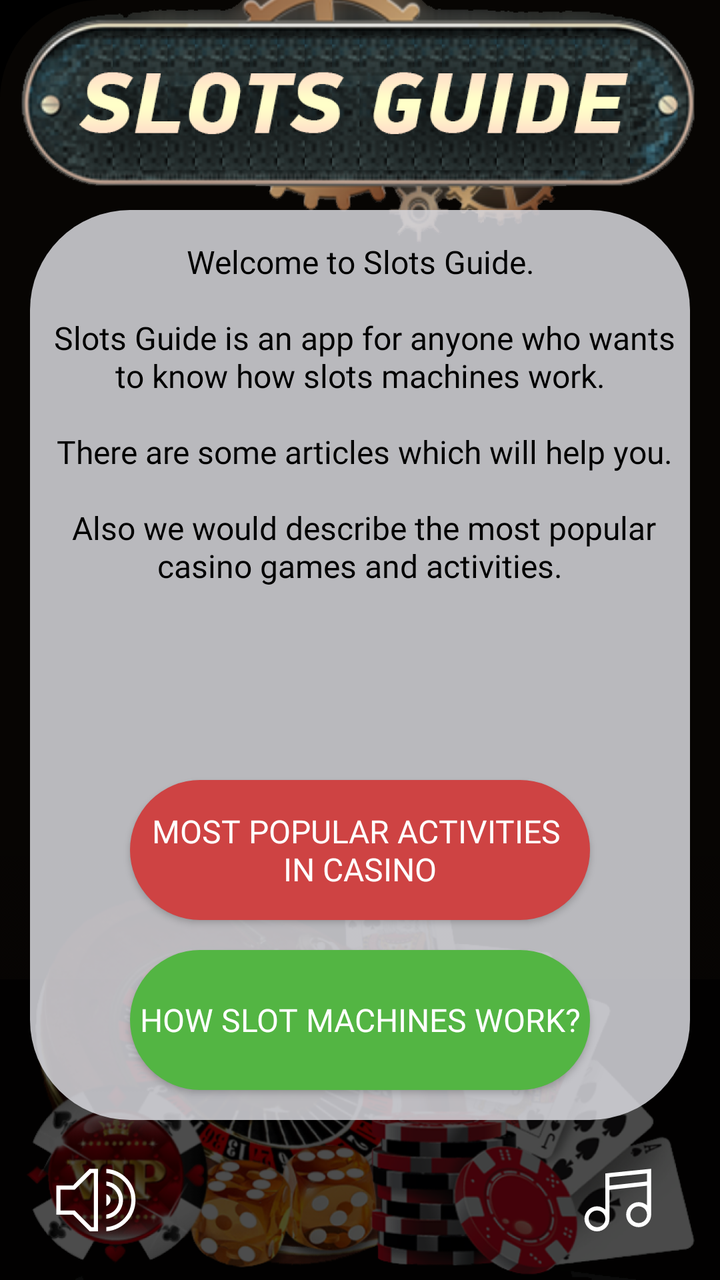
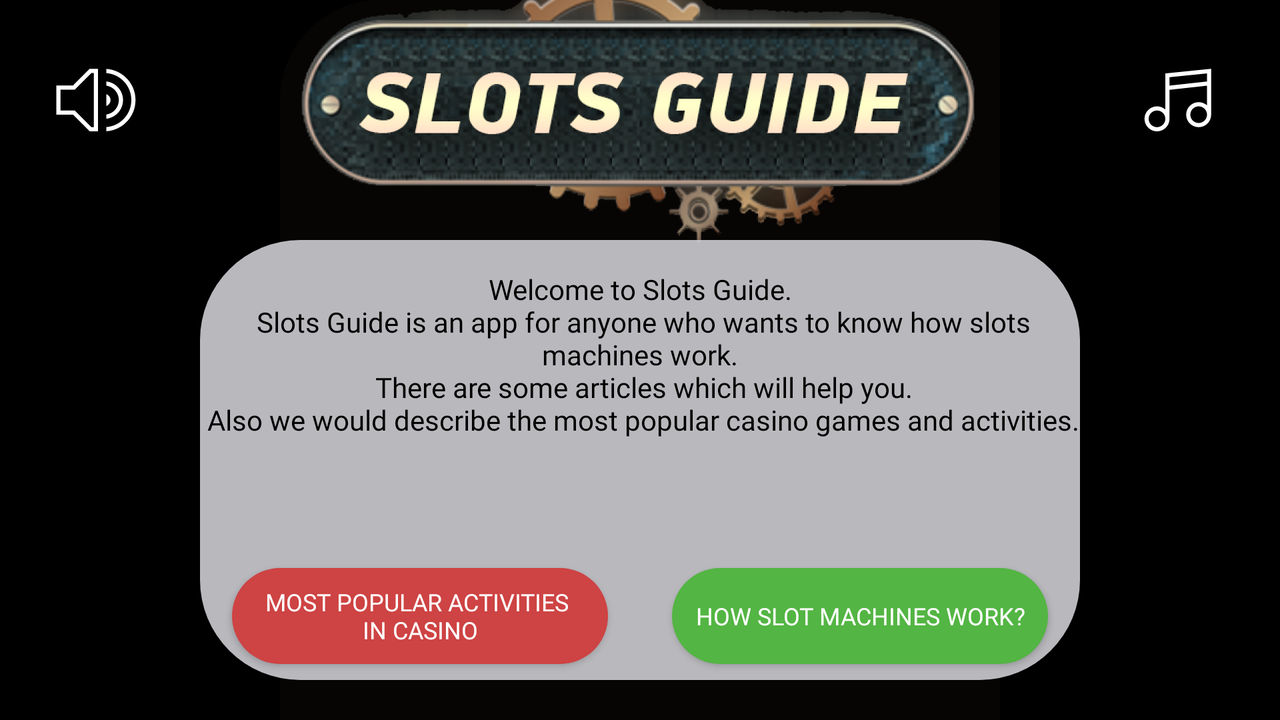

The same Android screen from two of the app's own layout files: first res/layout/ as a phone draws it, then the repository's variant for another configuration, drawn on a device whose configuration selects that folder. Both files follow.
<!-- AndroidManifest.xml: application theme Theme.SlotsGuide -->
<!-- res/layout/activity_main2.xml -->
<?xml version="1.0" encoding="utf-8"?>
<androidx.constraintlayout.widget.ConstraintLayout xmlns:android="http://schemas.android.com/apk/res/android"
    xmlns:app="http://schemas.android.com/apk/res-auto"
    xmlns:tools="http://schemas.android.com/tools"
    android:layout_width="match_parent"
    android:layout_height="match_parent"
    android:background="@color/black"
    tools:context=".MainActivity2">

    <ImageView
        android:id="@+id/imageView8"
        android:layout_width="50dp"
        android:layout_height="50dp"
        android:layout_marginEnd="24dp"
        android:layout_marginBottom="16dp"
        android:visibility="gone"
        app:layout_constraintBottom_toBottomOf="parent"
        app:layout_constraintEnd_toEndOf="parent"
        app:srcCompat="@drawable/ic_music_off" />

    <ImageView
        android:id="@+id/imageView7"
        android:layout_width="50dp"
        android:layout_height="50dp"
        android:layout_marginStart="24dp"
        android:layout_marginBottom="16dp"
        android:visibility="gone"
        app:layout_constraintBottom_toBottomOf="parent"
        app:layout_constraintStart_toStartOf="parent"
        app:srcCompat="@drawable/ic_volume_off" />

    <ImageView
        android:id="@+id/imageView4"
        android:layout_width="wrap_content"
        android:layout_height="wrap_content"
        android:scaleType="fitStart"
        app:layout_constraintEnd_toEndOf="parent"
        app:layout_constraintStart_toStartOf="parent"
        app:layout_constraintTop_toTopOf="parent"
        app:srcCompat="@drawable/back2" />

    <ImageView
        android:id="@+id/imageView3"
        android:layout_width="wrap_content"
        android:layout_height="wrap_content"
        android:scaleType="fitEnd"
        app:layout_constraintBottom_toBottomOf="parent"
        app:layout_constraintEnd_toEndOf="parent"
        app:layout_constraintStart_toStartOf="parent"
        app:srcCompat="@drawable/back3" />

    <TextView
        android:id="@+id/textView4"
        android:layout_width="0dp"
        android:layout_height="0dp"
        android:layout_marginStart="15dp"
        android:layout_marginTop="100dp"
        android:layout_marginEnd="15dp"
        android:layout_marginBottom="80dp"
        android:background="@drawable/backgraund_text_main"
        android:fontFamily="@font/optima_b"
        android:gravity="center|top"
        android:paddingTop="15dp"
        android:text="Welcome to Slots Guide.\n\n

Slots Guide is an app for anyone who wants to know how slots machines work.\n\n

There are some articles which will help you.\n\n

Also we would describe the most popular casino games and activities."
        android:textColor="@color/black"
        android:textSize="16sp"
        app:layout_constraintBottom_toBottomOf="@+id/imageView4"
        app:layout_constraintEnd_toEndOf="@+id/imageView3"
        app:layout_constraintStart_toStartOf="@+id/imageView3"
        app:layout_constraintTop_toTopOf="@+id/imageView3" />

    <ImageView
        android:id="@+id/imageView5"
        android:layout_width="50dp"
        android:layout_height="50dp"
        android:layout_marginEnd="24dp"
        android:layout_marginBottom="16dp"
        app:layout_constraintBottom_toBottomOf="parent"
        app:layout_constraintEnd_toEndOf="parent"
        app:srcCompat="@drawable/ic_music" />

    <ImageView
        android:id="@+id/imageView6"
        android:layout_width="50dp"
        android:layout_height="50dp"
        android:layout_marginStart="24dp"
        android:layout_marginBottom="16dp"
        app:layout_constraintBottom_toBottomOf="parent"
        app:layout_constraintStart_toStartOf="parent"
        app:srcCompat="@drawable/ic_volume" />

    <Button
        android:id="@+id/button3"
        android:layout_width="0dp"
        android:layout_height="70dp"
        android:layout_marginStart="50dp"
        android:layout_marginEnd="50dp"
        android:layout_marginBottom="100dp"
        android:background="@drawable/button_most"
        android:fontFamily="@font/optima_b"
        android:text="Most popular activities \nin casino"
        android:textColor="@color/white"
        android:textSize="16sp"
        app:layout_constraintBottom_toBottomOf="@+id/textView4"
        app:layout_constraintEnd_toEndOf="@+id/textView4"
        app:layout_constraintStart_toStartOf="@+id/textView4" />

    <Button
        android:id="@+id/button"
        android:layout_width="0dp"
        android:layout_height="70dp"
        android:layout_marginStart="50dp"
        android:layout_marginEnd="50dp"
        android:background="@drawable/button_how"
        android:fontFamily="@font/optima_b"
        android:text="How slot machines work?"
        android:textColor="@color/white"
        android:textSize="16dp"
        app:layout_constraintBottom_toBottomOf="@+id/textView4"
        app:layout_constraintEnd_toEndOf="@+id/textView4"
        app:layout_constraintStart_toStartOf="@+id/textView4"
        app:layout_constraintTop_toBottomOf="@+id/button3" />

</androidx.constraintlayout.widget.ConstraintLayout>
<!-- resources referenced by this layout -->
<resources>
  <!-- drawable backgraund_text_main (drawable) -->
  <?xml version="1.0" encoding="utf-8"?>
  <shape xmlns:android="http://schemas.android.com/apk/res/android">
  
      <solid android:color="#D9D9D9DE"/>
      <corners android:radius="50dp"/>
  </shape>
  <!-- drawable button_how (drawable) -->
  <?xml version="1.0" encoding="utf-8"?>
  <shape xmlns:android="http://schemas.android.com/apk/res/android">
  
      <solid android:color="#53B543"/>
      <corners android:radius="50dp"/>
  
  </shape>
  <!-- drawable button_most (drawable) -->
  <?xml version="1.0" encoding="utf-8"?>
  <shape xmlns:android="http://schemas.android.com/apk/res/android">
  
      <solid android:color="#CE4343"/>
      <corners android:radius="50dp"/>
  
  </shape>
  <!-- drawable ic_music (drawable) -->
  <vector xmlns:android="http://schemas.android.com/apk/res/android"
      android:width="110dp"
      android:height="110dp"
      android:viewportWidth="110"
      android:viewportHeight="110">
    <path
        android:pathData="M36.67,27.98L87.08,22.86V73.33C87.08,80.93 80.93,87.08 73.33,87.08C65.74,87.08 59.58,80.93 59.58,73.33C59.58,65.74 65.74,59.58 73.33,59.58C76.86,59.58 80.07,60.91 82.5,63.08V41.45L41.25,46V77.92C41.25,85.51 35.09,91.67 27.5,91.67C19.91,91.67 13.75,85.51 13.75,77.92C13.75,70.32 19.91,64.17 27.5,64.17C31.02,64.17 34.23,65.49 36.67,67.67L36.67,27.98ZM41.25,32.12V41.39L82.5,36.84V27.93L41.25,32.12ZM36.67,77.92C36.67,72.85 32.56,68.75 27.5,68.75C22.44,68.75 18.33,72.85 18.33,77.92C18.33,82.98 22.44,87.08 27.5,87.08C32.56,87.08 36.67,82.98 36.67,77.92ZM82.5,73.33C82.5,68.27 78.4,64.17 73.33,64.17C68.27,64.17 64.17,68.27 64.17,73.33C64.17,78.4 68.27,82.5 73.33,82.5C78.4,82.5 82.5,78.4 82.5,73.33Z"
        android:fillColor="#ffffff"/>
  </vector>
  <!-- drawable ic_volume (drawable) -->
  <vector xmlns:android="http://schemas.android.com/apk/res/android"
      android:width="148dp"
      android:height="148dp"
      android:viewportWidth="148"
      android:viewportHeight="148">
    <path
        android:pathData="M129.5,77.08C129.5,101.59 110.44,121.64 86.33,123.23V117.05C107.03,115.47 123.33,98.18 123.33,77.08C123.33,55.98 107.03,38.69 86.33,37.12V30.93C110.44,32.52 129.5,52.57 129.5,77.08ZM111,77.08C111,91.37 100.21,103.13 86.33,104.66V98.45C96.79,96.95 104.83,87.95 104.83,77.08C104.83,66.21 96.79,57.21 86.33,55.72V49.5C100.21,51.03 111,62.8 111,77.08ZM92.5,77.08C92.5,81.11 89.93,84.54 86.33,85.81V68.36C89.93,69.63 92.5,73.05 92.5,77.08ZM12.33,55.5H37L61.67,30.83H74V123.33H61.67L37,98.67H12.33V55.5ZM18.5,92.5H39.55L64.22,117.17H67.83V37H64.22L39.55,61.67H18.5V92.5Z"
        android:fillColor="#ffffff"/>
  </vector>
  <style name="Theme.SlotsGuide" parent="Theme.AppCompat.DayNight.NoActionBar">
          
          <item name="colorPrimary">@color/purple_500</item>
          <item name="colorPrimaryVariant">@color/purple_700</item>
          <item name="colorOnPrimary">@color/white</item>
          
          <item name="colorSecondary">@color/teal_200</item>
          <item name="colorSecondaryVariant">@color/teal_700</item>
          <item name="colorOnSecondary">@color/black</item>
          
          <item name="android:statusBarColor" tools:targetApi="l">?attr/colorPrimaryVariant</item>
          
      </style>
  <!-- some entries are left out for length -->
</resources>
<!-- res/layout-land/activity_main2.xml (the repository's variant of the layout above) -->
<!-- drawn on the phone turned sideways -->
<?xml version="1.0" encoding="utf-8"?>
<androidx.constraintlayout.widget.ConstraintLayout xmlns:android="http://schemas.android.com/apk/res/android"
    xmlns:app="http://schemas.android.com/apk/res-auto"
    xmlns:tools="http://schemas.android.com/tools"
    android:layout_width="match_parent"
    android:layout_height="match_parent"
    android:background="@color/black"
    tools:context=".MainActivity2">

    <ImageView
        android:id="@+id/imageView8"
        android:layout_width="50dp"
        android:layout_height="50dp"
        android:layout_marginTop="24dp"
        android:layout_marginEnd="24dp"
        android:visibility="gone"
        app:layout_constraintEnd_toEndOf="parent"
        app:layout_constraintTop_toTopOf="parent"
        app:srcCompat="@drawable/ic_music_off" />

    <ImageView
        android:id="@+id/imageView7"
        android:layout_width="50dp"
        android:layout_height="50dp"
        android:layout_marginStart="24dp"
        android:layout_marginTop="24dp"
        android:visibility="gone"
        app:layout_constraintStart_toStartOf="parent"
        app:layout_constraintTop_toTopOf="parent"
        app:srcCompat="@drawable/ic_volume_off" />

    <ImageView
        android:id="@+id/imageView2"
        android:layout_width="0dp"
        android:layout_height="0dp"
        app:layout_constraintBottom_toBottomOf="parent"
        app:layout_constraintEnd_toEndOf="parent"
        app:layout_constraintStart_toStartOf="parent"
        app:layout_constraintTop_toTopOf="parent"
        app:srcCompat="@drawable/back_land" />

    <TextView
        android:id="@+id/textView4"
        android:layout_width="0dp"
        android:layout_height="0dp"
        android:layout_marginStart="100dp"
        android:layout_marginTop="120dp"
        android:layout_marginEnd="100dp"
        android:layout_marginBottom="20dp"
        android:background="@drawable/backgraund_text_main"
        android:fontFamily="@font/optima_b"
        android:gravity="center|top"
        android:paddingTop="15dp"
        android:text="Welcome to Slots Guide.\n
Slots Guide is an app for anyone who wants to know how slots machines work.\n
There are some articles which will help you.\n
Also we would describe the most popular casino games and activities."
        android:textColor="@color/black"
        android:textSize="14sp"
        app:layout_constraintBottom_toBottomOf="parent"
        app:layout_constraintEnd_toEndOf="parent"
        app:layout_constraintStart_toStartOf="parent"
        app:layout_constraintTop_toTopOf="parent" />

    <ImageView
        android:id="@+id/imageView5"
        android:layout_width="50dp"
        android:layout_height="50dp"
        android:layout_marginTop="24dp"
        android:layout_marginEnd="24dp"
        app:layout_constraintEnd_toEndOf="parent"
        app:layout_constraintTop_toTopOf="parent"
        app:srcCompat="@drawable/ic_music" />

    <ImageView
        android:id="@+id/imageView6"
        android:layout_width="50dp"
        android:layout_height="50dp"
        android:layout_marginStart="24dp"
        android:layout_marginTop="24dp"
        app:layout_constraintStart_toStartOf="parent"
        app:layout_constraintTop_toTopOf="parent"
        app:srcCompat="@drawable/ic_volume" />

    <Button
        android:id="@+id/button3"
        android:layout_width="0dp"
        android:layout_height="wrap_content"
        android:layout_marginStart="16dp"
        android:layout_marginEnd="16dp"
        android:layout_marginBottom="8dp"
        android:background="@drawable/button_most"
        android:fontFamily="@font/optima_b"
        android:text="Most popular activities \nin casino"
        android:textColor="@color/white"
        android:textSize="12sp"
        app:layout_constraintBottom_toBottomOf="@+id/textView4"
        app:layout_constraintEnd_toStartOf="@+id/textView8"
        app:layout_constraintStart_toStartOf="@+id/textView4" />

    <Button
        android:id="@+id/button"
        android:layout_width="0dp"
        android:layout_height="wrap_content"
        android:layout_marginStart="16dp"
        android:layout_marginEnd="16dp"
        android:layout_marginBottom="8dp"
        android:background="@drawable/button_how"
        android:fontFamily="@font/optima_b"
        android:text="How slot machines work?"
        android:textColor="@color/white"
        android:textSize="12sp"
        app:layout_constraintBottom_toBottomOf="@+id/textView4"
        app:layout_constraintEnd_toEndOf="@+id/textView4"
        app:layout_constraintStart_toEndOf="@+id/textView8" />

    <TextView
        android:id="@+id/textView8"
        android:layout_width="wrap_content"
        android:layout_height="0dp"
        app:layout_constraintBottom_toBottomOf="@+id/textView4"
        app:layout_constraintEnd_toEndOf="@+id/textView4"
        app:layout_constraintStart_toStartOf="@+id/textView4"
        app:layout_constraintTop_toTopOf="@+id/textView4" />

</androidx.constraintlayout.widget.ConstraintLayout>
